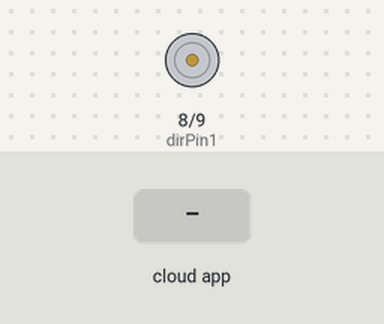
Bench run of a sketch on a simulated Arduino Uno, built with avr-gcc and run on an emulated ATmega328P. On the bench: motor-driver pin pairs drawn as motors (green arrow = first pin HIGH = forward, orange = second pin HIGH = backward, longer = more drive, scaled by the enable pin). The test bench sets the inputs (shaded band). The ROS host is connected and sends only what is stated.

Above: at 1.2 s.
1.3 s: the phone or cloud app sets cmd_pwm to -100
At 1.9 s:
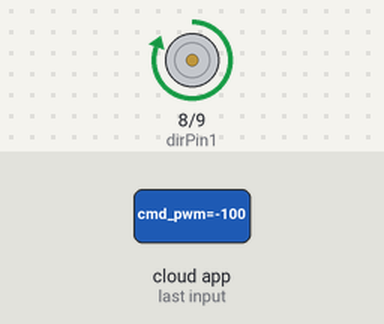
2.8 s: the phone or cloud app sets cmd_pwm to 0
At 3.1 s:
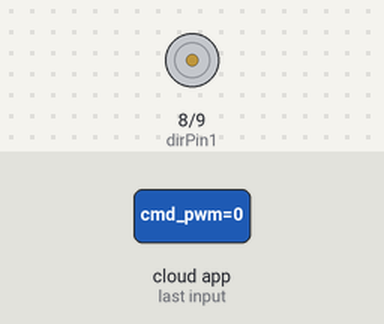
4.3 s: the phone or cloud app sets cmd_pwm to 100
At 5.4 s:
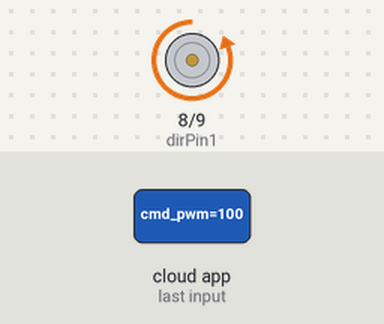
Timing chart, 0 to 7.3 s (numbered marks = the images above; inputs shaded):
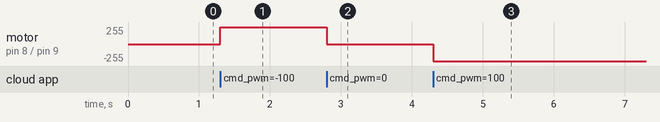

The sketch:

miniChallenge3.ino
```cpp
#include <ros.h>
#include <std_msgs/Float32.h>

#define dirPin1 8
#define dirPin2 9
#define pwmPin  10

ros::NodeHandle  nh;

// Function callback for the subscriber (updates the pwm value)
void pwmMsgCb( const std_msgs::Float32& pwm_msg){
  // Get the pwm value from the message
  float receivedValue = pwm_msg.data;
  // Map the value to the range 0-255
  int pwmValue = map(abs(receivedValue), 0, 100, 0, 255);
  // Set the value to the pwm pin
  analogWrite(pwmPin, pwmValue);
  // Set the direction of the motor
  if (receivedValue < 0){
    digitalWrite(dirPin1, HIGH);
    digitalWrite(dirPin2, LOW);
  } else {
    digitalWrite(dirPin1, LOW);
    digitalWrite(dirPin2, HIGH);
  }

}

// Create the subscriber to cmd_pwm topic
ros::Subscriber<std_msgs::Float32> sub("cmd_pwm", pwmMsgCb);


void setup()
{
  // Define the pins as output
  pinMode(dirPin1, OUTPUT);
  pinMode(dirPin2, OUTPUT);
  pinMode(pwmPin, OUTPUT);
  // Initialize the node
  nh.initNode();
  // Subscribe to the topic
  nh.subscribe(sub);
}

void loop()
{
  nh.spinOnce();
  delay(1);
}
```

Measured:
- after the input at 1.3 s, motor on pin 8 (dirPin1) / pin 9 (dirPin2): stopped → forward 255/255 at once
- after the input at 2.8 s, motor on pin 8 (dirPin1) / pin 9 (dirPin2): forward 255/255 → stopped at once
- after the input at 4.3 s, motor on pin 8 (dirPin1) / pin 9 (dirPin2): stopped → backward 255/255 at once
